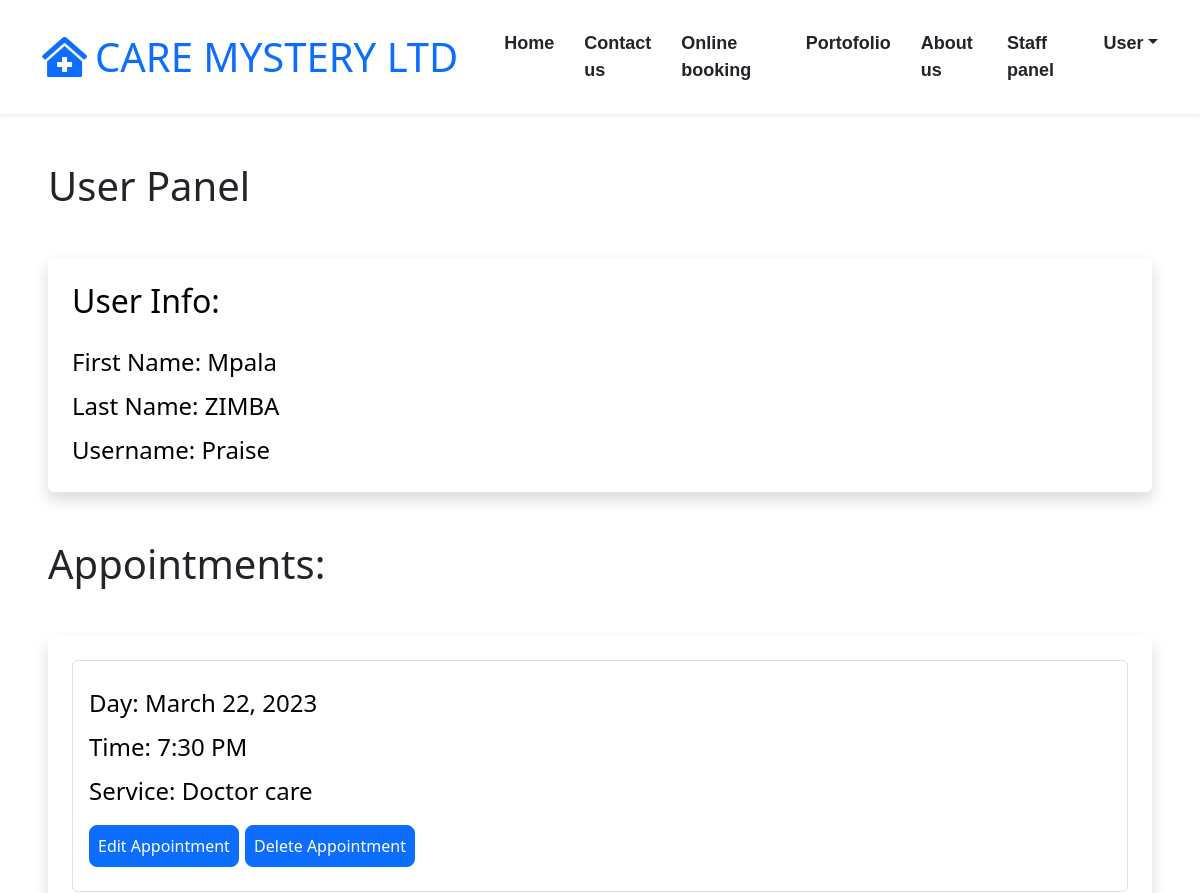
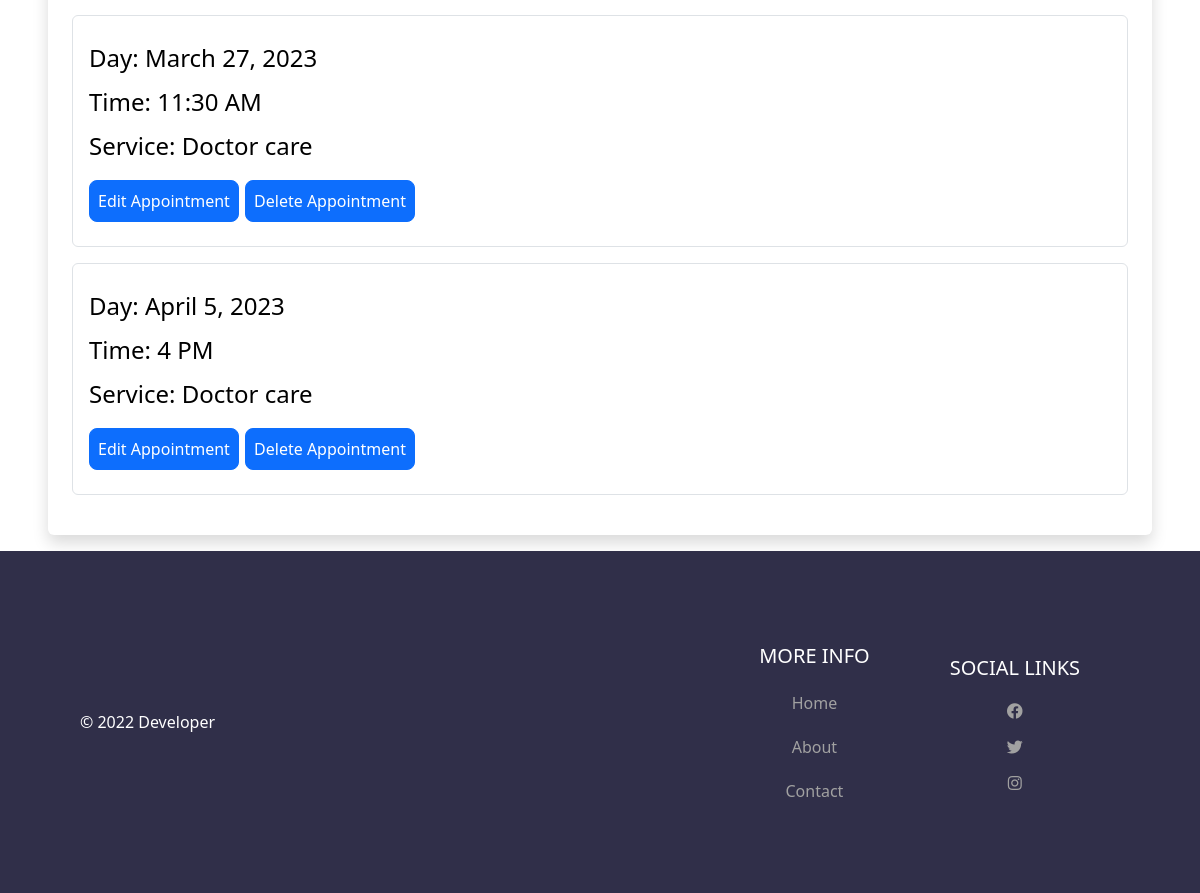
Screenshot of /user-panel (signed in) with the database file from the repository (2 pictures, top to bottom).
### booking/models.py (models this page shows, shortened)
class Appointment(models.Model):
    user = models.ForeignKey(User, on_delete=models.CASCADE, null=True, blank=True)
    service = models.CharField(max_length=50, choices=SERVICE_CHOICES, default="Doctor care")
    day = models.DateField(default=datetime.now)
    time = models.CharField(max_length=10, choices=TIME_CHOICES, default="9 AM")
    time_ordered = models.DateTimeField(default=datetime.now, blank=True)

### booking/views.py (the view)
# urls.py: path('user-panel', views.userPanel, name='userPanel'),
def userPanel(request):
    user = request.user
    appointments = Appointment.objects.filter(user=user).order_by('day', 'time')
    return render(request, 'userPanel.html', {
        'user':user,
        'appointments':appointments,
    })

### booking/templates/userPanel.html (shortened to what this page needs)
{% extends 'layout.html' %}
{% load static %}
{% block body %}
{% if user.is_authenticated %}
<h1 class=" ms-5 mt-5 ">User Panel</h1>
<div class="shadow p-4 mb-5 bg-body bg-body rounded text-black  m-5 ">
    <h2 class="">User Info:</h2>
    <ul class="list-group fs-4 mt-3">
            <li class="list-group mt-2">First Name: {{ user.first_name }}</li>
            <li class="list-group mt-2">Last Name: {{ user.last_name }}</li>
            <li class="list-group mt-2">Username: {{ user.username }}</li>
    </ul>
</div>
{% if appointments.count > 0 %}
<div class="mt-5 ">
    <h1 class=" ms-5">Appointments:</h1>
    <div class="shadow p-4 mb-3 bg-body bg-body rounded text-black  m-5">
        {% for appointment in appointments %}
        <div class="list-group fs-4 border p-3 mb-3">
            <p class="list-group mt-2">Day: {{ appointment.day }}</p>
            <p class="list-group mt-2">Time: {{ appointment.time }}</p>
            <p class="list-group mt-2">Service: {{ appointment.service }}</p>
            <div class="mt-3 mb-2">
                <a class="btn btn-primary rounded-3 p-2" href="{% url 'userUpdate' appointment.id %}">Edit Appointment</a>
                <a class="btn btn-primary rounded-3 p-2" href="{% url 'delete-item' appointment.id %}">Delete Appointment</a>
            </div>
        </div>
        {% endfor %}
    </div>
</div>
{% endif %}
{% else %}
<div class="shadow p-4 mb-5 bg-body bg-body rounded text-black  m-5">
    <h1 class="p-2  ms-3">First Sign in!</h1>
    <a href="{% url 'login' %}" class="btn btn-primary text-white">Sign in</a>
</div>
{% endif %}
{% endblock %}

### booking/templates/layout.html (shortened to what this page needs)
{% load static %}
<!doctype html>
<html lang="en">
  <head>
    <link rel="stylesheet" href="https://cdnjs.cloudflare.com/ajax/libs/font-awesome/5.15.3/css/all.min.css">
    <link href="https://cdn.jsdelivr.net/npm/bootstrap@5.2.1/dist/css/bootstrap.min.css" rel="stylesheet">
  </head>
  <body>
    <header>
      <div class="container-fluid sticky-top bg-white shadow-sm">
        <div class="container">
            <nav class="navbar navbar-expand-lg bg-white navbar-light py-3 py-lg-0">
                <a href="#" class="navbar-brand">
                    <h1 class="m-0 text-uppercase text-primary"><i class="fa fa-clinic-medical me-2"></i>CARE Mystery LTD</h1>
                </a>
                <div class="collapse navbar-collapse" id="navbarCollapse">
                    <div class="navbar-nav ms-auto py-0">
                        <a href="{% url 'index' %}" class="nav-item nav-link active">Home</a>
                        <a href="#" class="nav-item nav-link">Contact us</a>
                        <a href="{% url 'booking' %}" class="nav-item nav-link">Online booking</a>
                        <a href="{% url 'portofolio' %}" class="nav-item nav-link">Portofolio</a>
                        <a href="{% url 'aboutus' %}" class="nav-item nav-link">About us</a>
                         {% if user.is_authenticated %}
                        <a href="{% url 'staffPanel'%}" class="nav-item nav-link">Staff panel</a>
                        <div class="nav-item dropdown">
                            <a href="#" class="nav-link dropdown-toggle" data-bs-toggle="dropdown">User</a>
                                {% else %}
                                <li class="nav-item me-3">
                                    <a href="{% url 'portofolio' %}" class="nav-item nav-link">Portofolio</a>
                                    <a href="{% url 'aboutus' %}" class="nav-item nav-link">About us</a>
                                    <a class="nav-link active cHover" href="{% url 'register' %}">Sign in/Sign Up</a>
                                </li>
                                {% endif %}
                        </div>
                    </div>
                </div>
            </nav>
        </div>
    </div>
    </header>
    {% block body %}
    {% endblock %}
    <footer class="footer">
        <div class="copy">&copy; 2022 Developer</div>
        <div class="bottom-links">
          <div class="links">
            <span>More Info</span>
            <a href="#">Home</a>
            <a href="#">About</a>
            <a href="#">Contact</a>
          </div>
          <div class="links">
            <span>Social Links</span>
            <a href="#"><i class="fab fa-facebook"></i></a>
            <a href="#"><i class="fab fa-twitter"></i></a>
            <a href="#"><i class="fab fa-instagram"></i></a>
          </div>
        </div>
      </footer>
  </body>
</html>

### booking/templates/layout.html (style rules this page uses)
.footer { display: flex; justify-content: space-between; align-items: center; background-color: #302f49; padding: 40px 80px; }
.footer .copy { color: #fff; }
.bottom-links { display: flex; justify-content: space-around; align-items: center; padding: 40px 0; }
.navbar-light .navbar-nav .nav-link { font-family: 'Jost', sans-serif; position: relative; margin-left: 30px; padding: 30px 0; font-size: 18px; font-weight: 700; color: var(--dark); outline: none; transition: .5s; }
.navbar-light .navbar-nav .nav-link:hover, .navbar-light .navbar-nav .nav-link.active { color: var(--primary); }
@media (min-width: 992px) { .navbar-light .navbar-nav .nav-link::before { position: absolute; content: ""; width: 0; height: 5px; bottom: 0; left: 50%; background: var(--primary); transition: .5s; } }
@media (min-width: 992px) { .navbar-light .navbar-nav .nav-link:hover::before, .navbar-light .navbar-nav .nav-link.active::before { width: 100%; left: 0; } }
.bottom-links .links { display: flex; flex-direction: column; justify-content: center; align-items: center; padding: 0 40px; }
.bottom-links .links span { font-size: 20px; color: #fff; text-transform: uppercase; margin: 10px 0; }
.bottom-links .links a { text-decoration: none; color: #a1a1a1; padding: 10px 20px; }

### rows the page displays
Appointment: day "March 22, 2023", time "7:30 PM", service "Doctor care"
Appointment: day "March 27, 2023", time "11:30 AM", service "Doctor care"
Appointment: day "April 5, 2023", time "4 PM", service "Doctor care"

### other values shown
{{ user.first_name }} "Mpala"
{{ user.last_name }} "ZIMBA"
{{ user.username }} "Praise"
